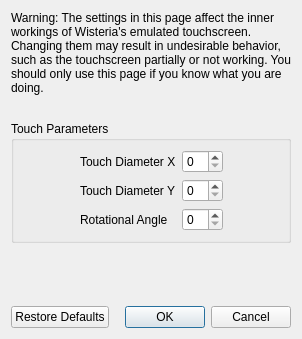
<?xml version="1.0" encoding="UTF-8"?>
<ui version="4.0">
 <class>ConfigureTouchscreenAdvanced</class>
 <widget class="QDialog" name="ConfigureTouchscreenAdvanced">
  <property name="geometry">
   <rect>
    <x>0</x>
    <y>0</y>
    <width>298</width>
    <height>339</height>
   </rect>
  </property>
  <property name="windowTitle">
   <string>Configure Touchscreen</string>
  </property>
  <layout class="QVBoxLayout" name="verticalLayout">
   <item>
    <widget class="QLabel" name="label_2">
     <property name="minimumSize">
      <size>
       <width>280</width>
       <height>0</height>
      </size>
     </property>
     <property name="text">
      <string>Warning: The settings in this page affect the inner workings of Wisteria's emulated touchscreen. Changing them may result in undesirable behavior, such as the touchscreen partially or not working. You should only use this page if you know what you are doing.</string>
     </property>
     <property name="wordWrap">
      <bool>true</bool>
     </property>
    </widget>
   </item>
   <item>
    <spacer name="verticalSpacer_2">
     <property name="orientation">
      <enum>Qt::Vertical</enum>
     </property>
     <property name="sizeType">
      <enum>QSizePolicy::Fixed</enum>
     </property>
     <property name="sizeHint" stdset="0">
      <size>
       <width>20</width>
       <height>20</height>
      </size>
     </property>
    </spacer>
   </item>
   <item>
    <widget class="QGroupBox" name="gridGroupBox">
     <property name="title">
      <string>Touch Parameters</string>
     </property>
     <layout class="QGridLayout" name="gridLayout">
      <item row="0" column="0">
       <spacer name="horizontalSpacer">
        <property name="orientation">
         <enum>Qt::Horizontal</enum>
        </property>
        <property name="sizeHint" stdset="0">
         <size>
          <width>40</width>
          <height>20</height>
         </size>
        </property>
       </spacer>
      </item>
      <item row="1" column="1">
       <widget class="QLabel" name="label_4">
        <property name="text">
         <string>Touch Diameter Y</string>
        </property>
       </widget>
      </item>
      <item row="0" column="3">
       <spacer name="horizontalSpacer_2">
        <property name="orientation">
         <enum>Qt::Horizontal</enum>
        </property>
        <property name="sizeHint" stdset="0">
         <size>
          <width>40</width>
          <height>20</height>
         </size>
        </property>
       </spacer>
      </item>
      <item row="0" column="1">
       <widget class="QLabel" name="label_3">
        <property name="text">
         <string>Touch Diameter X</string>
        </property>
       </widget>
      </item>
      <item row="2" column="1">
       <widget class="QLabel" name="label_5">
        <property name="text">
         <string>Rotational Angle</string>
        </property>
       </widget>
      </item>
      <item row="0" column="2">
       <widget class="QSpinBox" name="diameter_x_box"/>
      </item>
      <item row="1" column="2">
       <widget class="QSpinBox" name="diameter_y_box"/>
      </item>
      <item row="2" column="2">
       <widget class="QSpinBox" name="angle_box"/>
      </item>
     </layout>
    </widget>
   </item>
   <item>
    <spacer name="verticalSpacer">
     <property name="orientation">
      <enum>Qt::Vertical</enum>
     </property>
     <property name="sizeHint" stdset="0">
      <size>
       <width>20</width>
       <height>40</height>
      </size>
     </property>
    </spacer>
   </item>
   <item>
    <layout class="QHBoxLayout" name="horizontalLayout">
     <item>
      <widget class="QPushButton" name="restore_defaults_button">
       <property name="text">
        <string>Restore Defaults</string>
       </property>
      </widget>
     </item>
     <item>
      <widget class="QDialogButtonBox" name="buttonBox">
       <property name="standardButtons">
        <set>QDialogButtonBox::Cancel|QDialogButtonBox::Ok</set>
       </property>
      </widget>
     </item>
    </layout>
   </item>
  </layout>
 </widget>
 <resources/>
 <connections>
  <connection>
   <sender>buttonBox</sender>
   <signal>accepted()</signal>
   <receiver>ConfigureTouchscreenAdvanced</receiver>
   <slot>accept()</slot>
  </connection>
  <connection>
   <sender>buttonBox</sender>
   <signal>rejected()</signal>
   <receiver>ConfigureTouchscreenAdvanced</receiver>
   <slot>reject()</slot>
   </connection>
 </connections>
</ui>
